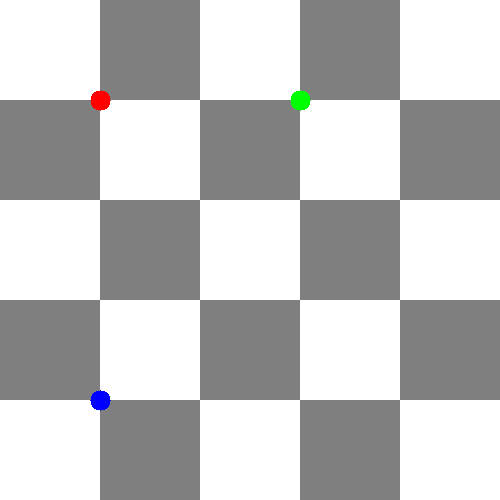
#> input picture practice4/checkerboardWithDots.png, 500 x 500 px
$ python example4-24.py
#> lines starting #> are read from the running program, lines starting #| are printed output that depends on the picture
import cv2 as cv
import numpy as np
import matplotlib.pyplot as plt

img=cv.imread('checkerboardWithDots.png')
#> img is the input picture: shape (500, 500, 3); mean B, G, R 193.2, 193.2, 193.2
rows,cols,ch=img.shape
#> rows = 500; cols = 500; ch = 3

pts1=np.float32([[100,100],[300,100],[100,400]])
pts2=np.float32([[10,100],[200,50],[100,200]])

M = cv.getAffineTransform(pts1,pts2)
dst=cv.warpAffine(img,M,(cols,rows))
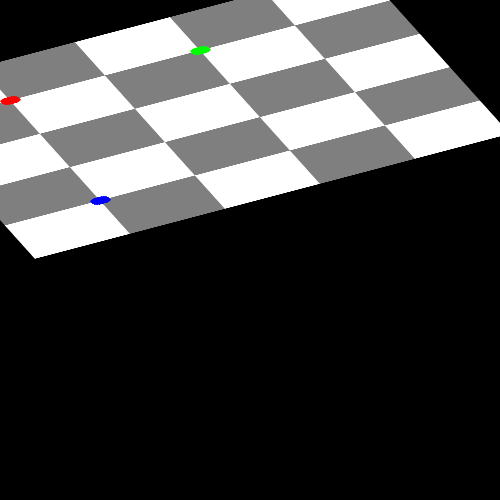
#> dst: shape (500, 500, 3); mean B, G, R 65.6, 65.6, 65.6

plt.subplot(121),plt.imshow(img),plt.title('Input')
plt.subplot(122),plt.imshow(dst),plt.title('Output')
plt.show()
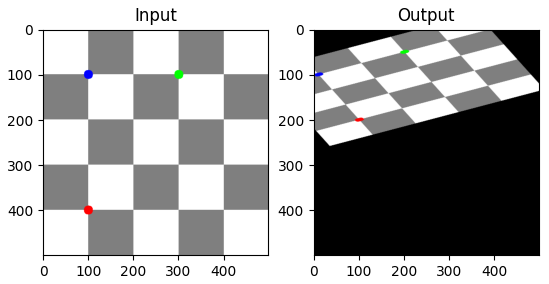
#> figure drawn by matplotlib, 2 panels; B, G, R data is drawn as R, G, B
cv.waitKey(1)
